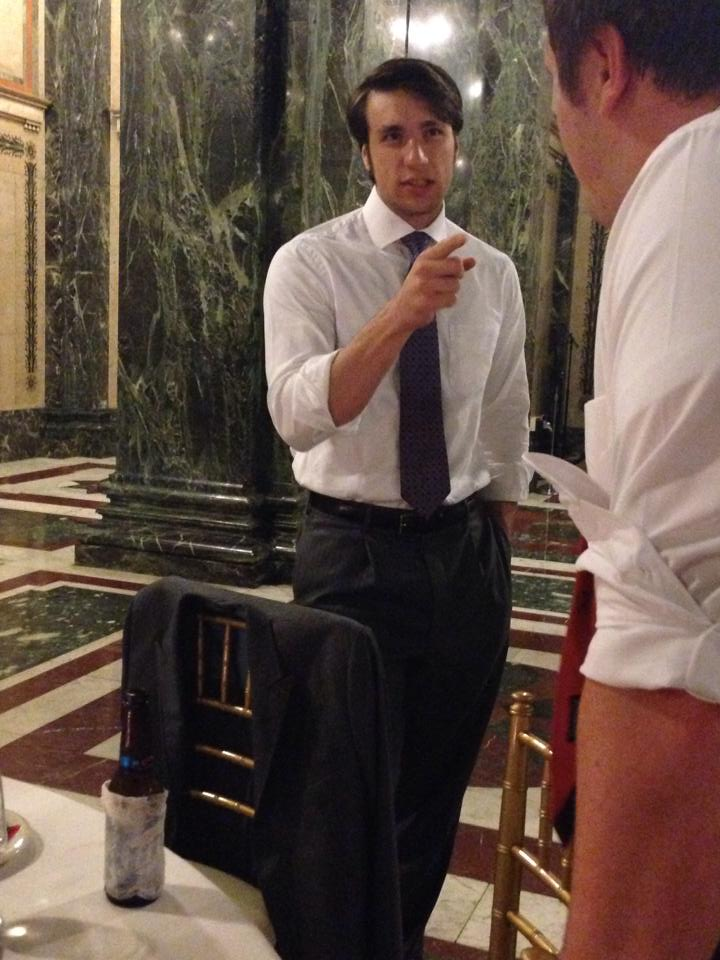
%> input picture Assignment2 Part1/img1Orig.jpg, 720 x 960 px
$ octave --eval "result = test2;"   (GNU Octave 9; MATLAB toolbox functions it lacks are replaced by stand-ins)
%> lines starting %> are read from the running program, lines starting %| are printed output that depends on the picture
function flow = test2()

% TEST2 Demonstrates gradient-based image
%   min-cut partitioning.
%
%   (c) 2008 Michael Rubinstein, WDI R&D and IDC
%   $Revision: 140 $
%   $Date: 2008-09-15 15:35:01 -0700 (Mon, 15 Sep 2008) $
%

im = imread('img1Orig.jpg');
%> im is the input picture: size 960x720x3 uint8; mean R, G, B 100, 82, 71.8
%im = im(30:450,175:350,:);
im = im(50:500,250:550,1:3);
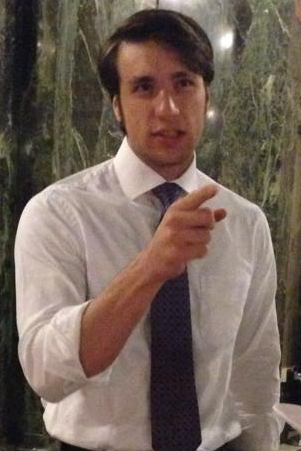
%> im: size 451x301x3 uint8; mean R, G, B 114.6, 98.1, 88.3
% [5 lines of commented-out code are left out]

figure
imshow(im);


m = double(rgb2gray(im));
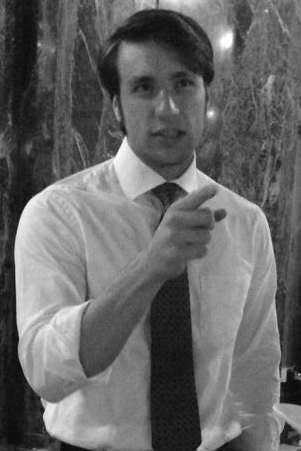
%> m: size 451x301 double; min 1, max 255, mean 101.9
[height,width] = size(m);
%> height = 451; width = 301
disp('building graph');
N = height*width;
%> N = 135751

% construct graph
%> (the run ends here)

$ run again, with Assignment2 Part1/im3.jpg copied over Assignment2 Part1/img1Orig.jpg
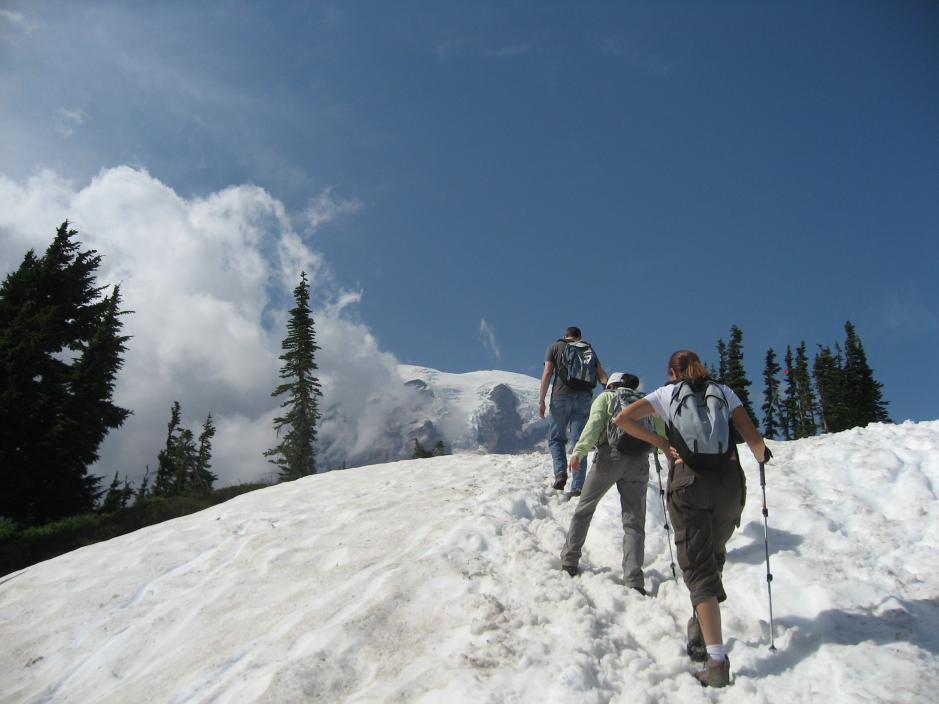
%> input picture Assignment2 Part1/im3.jpg, 2816 x 2112 px (shown at 1/3 size)
%> in test2, `im = im(50:500,250:550,1:3);`:
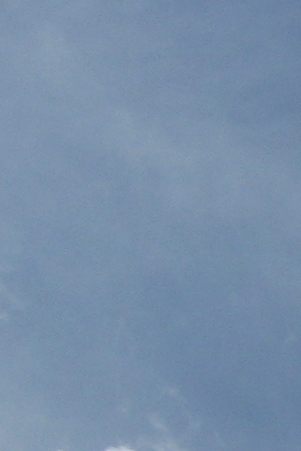
%> im: size 451x301x3 uint8; mean R, G, B 119.2, 142.9, 169.5
%> in test2, `m = double(rgb2gray(im));`:
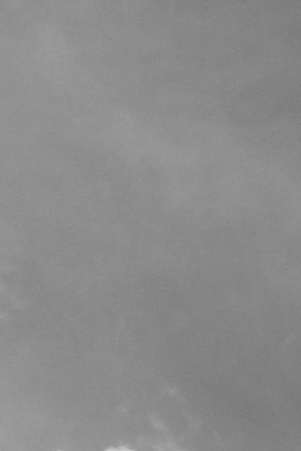
%> m: size 451x301 double; min 115, max 197, mean 138.9

$ run again, with Assignment2 Part1/img1.jpg copied over Assignment2 Part1/img1Orig.jpg
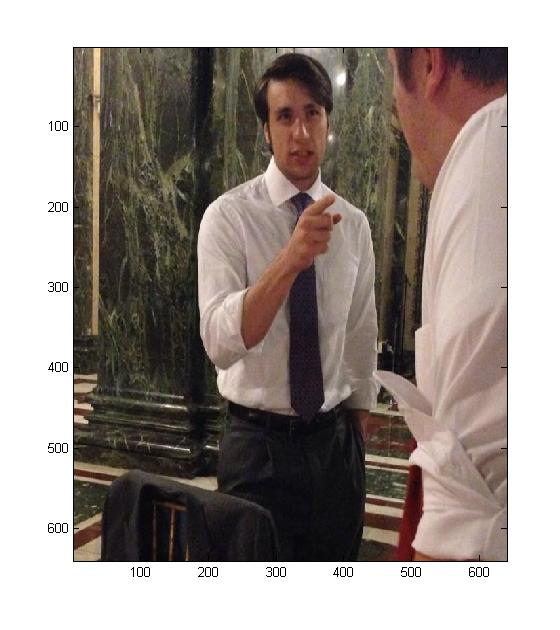
%> input picture Assignment2 Part1/img1.jpg, 560 x 630 px
%> in test2, im is the input picture: size 630x560x3 uint8; mean R, G, B 156.4, 146.9, 141.3
%> in test2, `im = im(50:500,250:550,1:3);`:
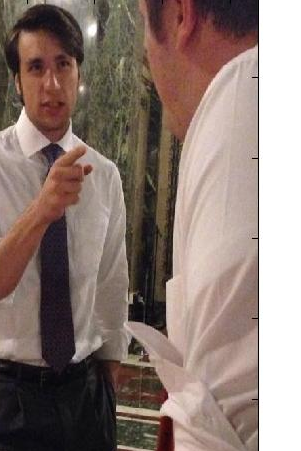
%> im: size 451x301x3 uint8; mean R, G, B 140.9, 123.2, 115.9
%> in test2, `m = double(rgb2gray(im));`:
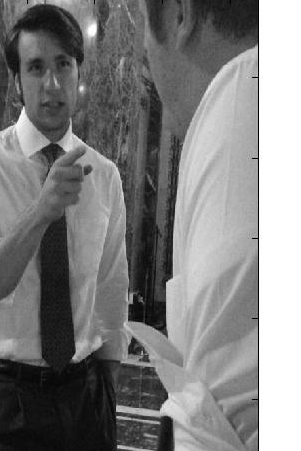
%> m: size 451x301 double; min 0, max 255, mean 127.6
